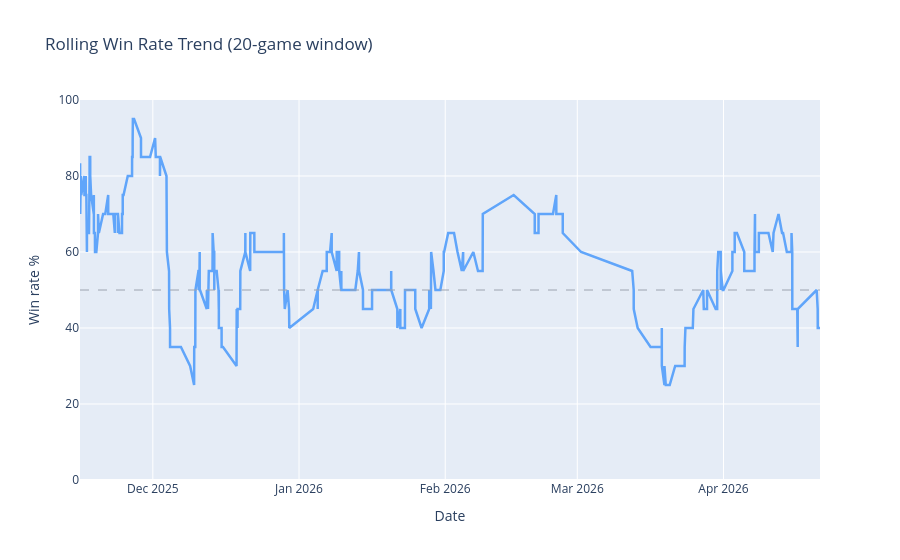

Here is the notebook cell this chart was saved with:
### Code cell
if {"start_time", "result"}.issubset(games.columns):
    ts = games[games["result"].isin(["W", "L"])].copy()
    ts = ts.dropna(subset=["start_time"]).sort_values("start_time")
    ts["win"] = (ts["result"] == "W").astype(int)
    ts["rolling_wr_20"] = ts["win"].rolling(20, min_periods=5).mean() * 100

    fig = go.Figure()
    fig.add_trace(go.Scatter(
        x=ts["start_time"],
        y=ts["rolling_wr_20"],
        mode="lines",
        line=dict(color="#60a5fa", width=2.5),
        name="Rolling WR (20 games)"
    ))
    fig.add_hline(y=50, line_width=1, line_dash="dash", line_color="#9ca3af")
    fig.update_layout(
        title="Rolling Win Rate Trend (20-game window)",
        yaxis_title="Win rate %",
        xaxis_title="Date",
        yaxis=dict(range=[0, 100]),
    )
    fig.show()

### Figure 1 — Plotly figure (JSON) as saved in the notebook; plotly's stock layout.template omitted (floating-point values rounded to 4 significant figures; data arrays with more than 128 entries replaced by an {"elided": "..."} marker saying what was removed)
{"data": [{"line": {"color": "#60a5fa", "width": 2.5}, "mode": "lines", "name": "Rolling WR (20 games)", "type": "scatter", "x": {"elided": "543 str values"}, "y": {"elided": "543 float values"}}], "layout": {"shapes": [{"line": {"color": "#9ca3af", "dash": "dash", "width": 1}, "type": "line", "x0": 0, "x1": 1, "xref": "x domain", "y0": 50, "y1": 50, "yref": "y"}], "title": {"text": "Rolling Win Rate Trend (20-game window)"}, "xaxis": {"title": {"text": "Date"}}, "yaxis": {"range": [0, 100], "title": {"text": "Win rate %"}}}}
